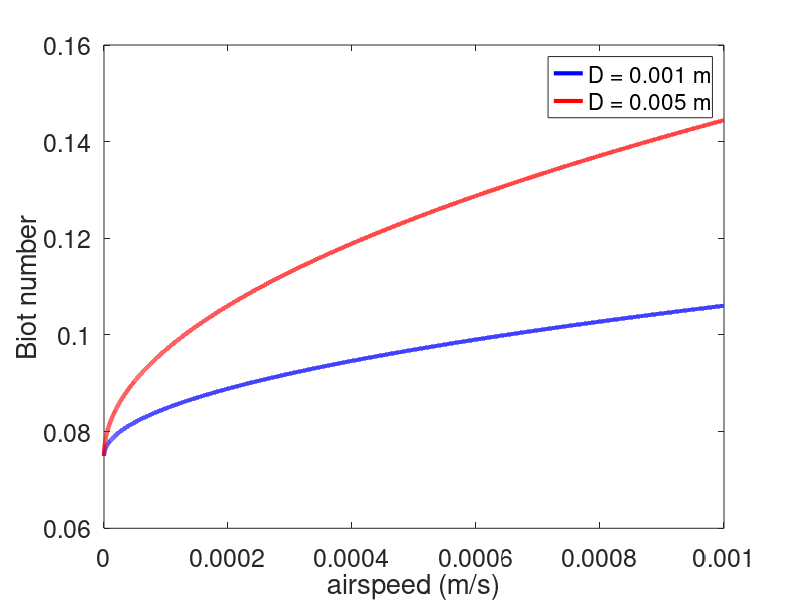

This figure's MATLAB source:
% Chris Kreienkamp - 901965168
% AME 34334 - Heat Transfer
% Homework #9 - 25 Apr 2019

clear
clc
clf

%% SET PARAMETERS
u_inf = linspace(0,10^-3,100000);
D = 0.001;
Bi_one = 0.25*(0.3 + 124.2.*(u_inf.*D).^(1/2) .* [1+0.3959.*(u_inf.*D).^(5/8)].^(4/5));
D = 0.005;
Bi_five = 0.25*(0.3 + 124.2.*(u_inf.*D).^(1/2) .* [1+0.3959.*(u_inf.*D).^(5/8)].^(4/5));


%% PLOT
plot(u_inf,Bi_one,'b-','LineWidth',3); hold on
plot(u_inf,Bi_five,'r-','LineWidth',3)
set(gca,'FontSize',18)
xlabel('airspeed (m/s)'); ylabel('Biot number')
legend('D = 0.001 m','D = 0.005 m','Location','Best')